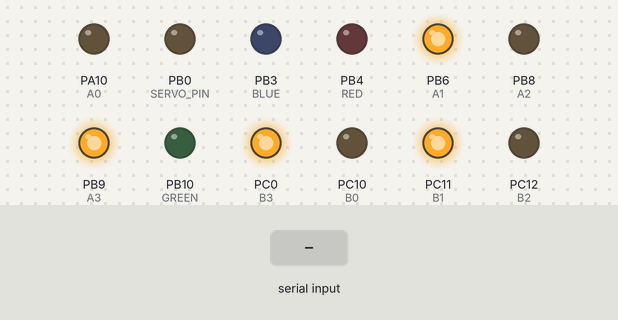
Simulated run of this sketch. Board: STM32 Blue Pill. Parts: output pins drawn as LEDs (lit = HIGH). The test bench sets the inputs (shaded band).

Above: at 1.2 s.
1.3 s: "d" received over Serial
At 1.9 s:
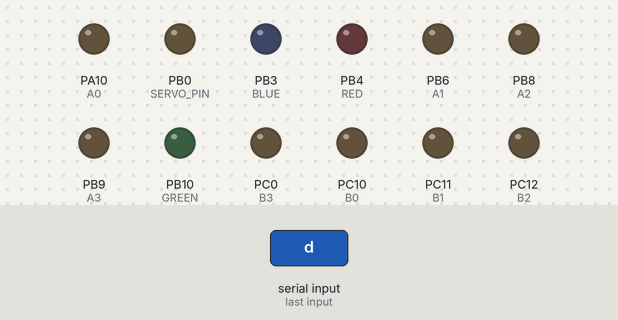
Timing chart, 0 to 4.3 s (numbered marks = the images above; inputs shaded):
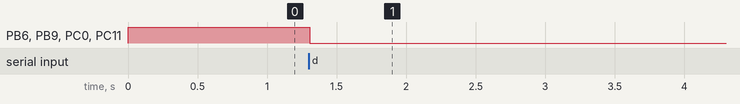

The sketch:

ECE298_Pro_Max.ino
```cpp
// B = ones digit (least significant)
#define B0 PC10
#define B1 PC11
#define B2 PC12
#define B3 PC0

// A = tens digit (most significant)
#define A0 PA10
#define A1 PB6
#define A2 PB8
#define A3 PB9

#define SERVO_PIN PB0

#define RED PB4
#define GREEN PB10
#define BLUE PB3

#define DISPLAY_DELAY_COUNT 10

// --------------------------------------------
// Helper: displayNumber(value)
// Splits number 0-99 into tens + ones,
// Converts each to binary and outputs
// --------------------------------------------
void displayNumber(int value) {
  // Turn off display
  if (value == -1) {
    digitalWrite(B0, LOW);
    digitalWrite(B1, HIGH);
    digitalWrite(B2, LOW);
    digitalWrite(B3, HIGH);
    digitalWrite(A0, LOW);
    digitalWrite(A1, HIGH);
    digitalWrite(A2, LOW);
    digitalWrite(A3, HIGH);
    return;
  }
  value = min(value, 99);
  value = max(value, 0);

  int ones = value % 10;      // 0–9   → B nibble
  int tens = value / 10;      // 0–9   → A nibble

  // Write ones digit to B pins
  digitalWrite(B0, ones & 0x01);
  digitalWrite(B1, (ones >> 1) & 0x01);
  digitalWrite(B2, (ones >> 2) & 0x01);
  digitalWrite(B3, (ones >> 3) & 0x01);

  // Write tens digit to A pins
  digitalWrite(A0, tens & 0x01);
  digitalWrite(A1, (tens >> 1) & 0x01);
  digitalWrite(A2, (tens >> 2) & 0x01);
  digitalWrite(A3, (tens >> 3) & 0x01);
}

void setup() {
  Serial.begin(1000000);
  Serial.setTimeout(5);

  // configure pins
  pinMode(B0, OUTPUT);
  pinMode(B1, OUTPUT);
  pinMode(B2, OUTPUT);
  pinMode(B3, OUTPUT);

  pinMode(A0, OUTPUT);
  pinMode(A1, OUTPUT);
  pinMode(A2, OUTPUT);
  pinMode(A3, OUTPUT);

  pinMode(SERVO_PIN, OUTPUT);

  pinMode(RED, OUTPUT);
  pinMode(GREEN, OUTPUT);
  pinMode(BLUE, OUTPUT);


  displayNumber(-1);
}

void setLED(int r, int g, int b) {
  analogWrite(RED, r);
  analogWrite(GREEN, g);
  analogWrite(BLUE, b);
}

int display_delay_count = DISPLAY_DELAY_COUNT;

void loop() {

  while(!Serial.available()) {}
  String output = Serial.readString();
  String head = output.substring(0, 1);
  String data = output.substring(1);

  if (head == "d") {
    displayNumber(data.toInt());
  }
  else if (head == "l") {
    int red = data.substring(0, 3).toInt();
    int green = data.substring(3, 6).toInt();
    int blue = data.substring(6, 9).toInt();
    setLED(red, green, blue);
  }
  else if (head == "m") {
    int level = data.toInt();
    if (display_delay_count > 0) {
      setLED(0, level, 0);
      display_delay_count--;
    }
    else {
      setLED(0, level, 0);
      displayNumber(level * 100 / 255);
      display_delay_count = DISPLAY_DELAY_COUNT;
    }
  }
}
```

Measured:
- after the input at 1.3 s, PB6 (A1), PB9 (A3), PC0 (B3), PC11 (B1): HIGH → LOW at once
